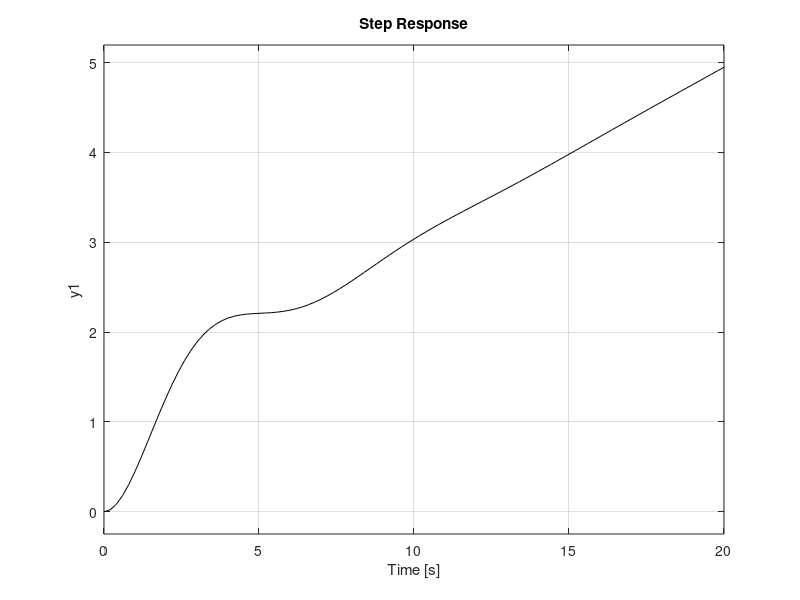
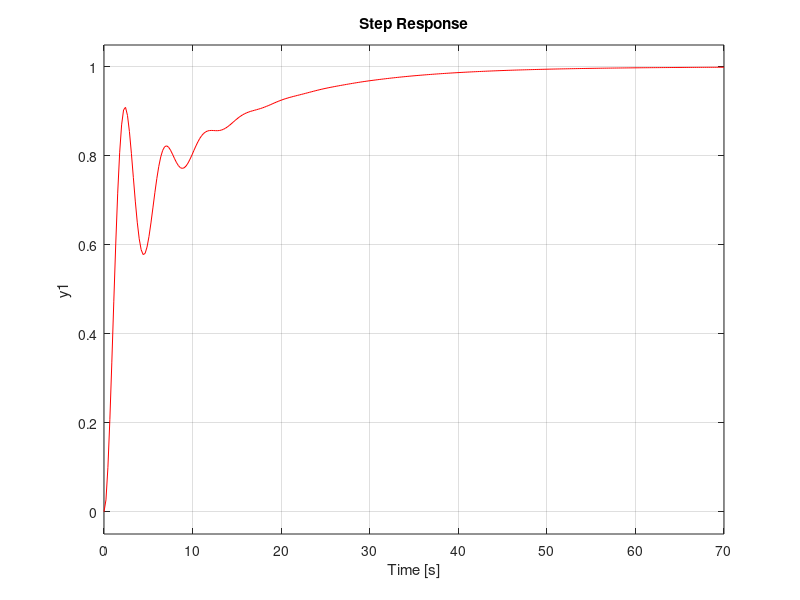
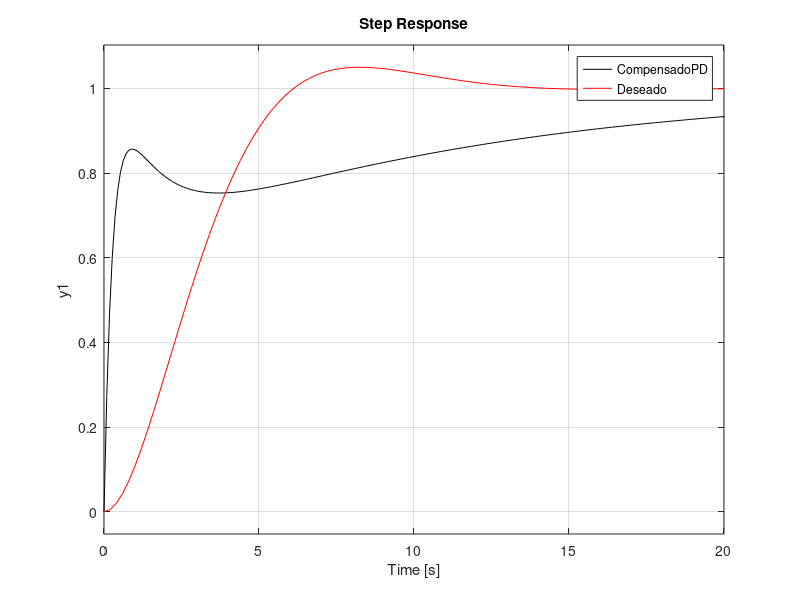
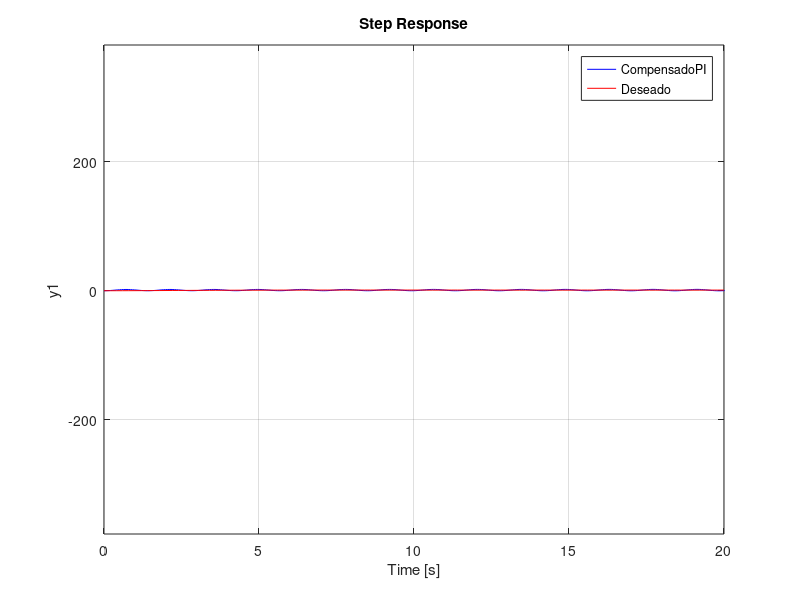

These charts were generated, in order, by the following MATLAB code: (Note: this script raises an error after producing the figures.)
%------------------------------------------------------------------------------------------------------------
%PRIMER PUNTO

%REQUISITOS
%Ts = 11
%Mp < 7% 

%---------------------------------------------------
%METODO ANALITICO                                  |
%---------------------------------------------------
clc
close all
clear

% Funcion de la planta

Ft=tf([1.151 0.1774],[1 0.739 0.921 0]);

%             1.151s^1 + 0.1774
% Ft=    ---------------------------
%        [s^3 + 0.739s^2 + 0.921^1])

step(Ft,'k')
Ft_LC=feedback(Ft,1);
figure
step(Ft_LC,'r')

% Funcion Deseada

Ts=11;
Mp=0.05;
e=sqrt((log(Mp))^2/(pi^2+(log(Mp))^2));
wn=4/(Ts*e);
Fdes=tf(wn^2,[1 2*e*wn wn^2]);

%                  0.2777
% Fdes=  --------------------------
%        [s^2 + 0.7273^1 + 0.2777])

[P Z]=pzmap(Fdes)

%  -0.3636 + 0.3813i
%  -0.3636 - 0.3813i

%     Aumento de orden (Para comparacion)
Fdes_den=[1 2*e*wn wn^2];
pol_a=conv(Fdes_den,[1 3.636])
%                    Polo aumentado x10  

%------------------------------------
%     Diseño de controlador (PD)    |
%------------------------------------

KpPD=1.2872;
TdPD=3.6242/(1.151*KpPD);
Fc=tf([KpPD*TdPD KpPD],1);

sis_LAPD=Fc*Ft;
sis_LCPD= feedback(sis_LAPD,1);

figure
step(sis_LCPD,'k')
hold on
step(Fdes,'r')
legend('CompensadoPD','Deseado')

%------------------------------------
%     Diseño de controlador (PI)    |
%------------------------------------

KpPI=16.3559;
TiPI=1.5795;

Fc2=tf([KpPI*TiPI KpPI],[TiPI 0])

sis_LAPI=Fc2*Ft;
sis_LCPI=feedback(sis_LAPI,1);

figure
step(sis_LCPI,'b')
hold on
step(Fdes,'r')
legend('CompensadoPI','Deseado')
%------------------------------------------------------------------------------------------------------------
%%
%SEGUNDO PUNTO

%REQUISITOS
%Ts<0.02 Ts=0.01;
%Mp<15% Mp=0.14;

%---------------------------------------------------
%METODO TRUXAL                                     |
%---------------------------------------------------
clc
close all
clear

% Funcion Deseada
Ts=0.01;
Mp=0.14;
e=sqrt((log(Mp))^2/(pi^2+(log(Mp))^2));
wn=4/(Ts*e);
%      Funcion deseada |Fdes|
Fdes=tf(wn^2,[1 2*e*wn wn^2]) 

%                5.685e05
% Fdes=  --------------------------
%        [s^2 + 800S^1 + 5.685e05])

%      Polos del sistema deseado
[P Z]=pzmap(Fdes) 


%        Operaciones de la formula de Truxal [CONVOLUCIONES]

%               -0.023s -2.092
% Fplanta=  --------------------------
%                [S^1 - 1.408]

%                  1
% Fsensor=    -----------
%                 s+20
num=conv([1 -1.408],[1 20])
%         PLANTA     SENSOR
den=conv([1 20],[1 800 5.685e05]);
%         SENSOR     DESEADA
den=den-[0 0 0 5.685e05];
%         RESTA (METODO TRUXAL)
den= conv([-0.023 -2.092],den);
%         PLANTA(NUM)     [SENSOR*DESEADA]
gc=tf(5.685e05*num,den);


sis_ol=gc*tf([-0.023 -2.092],[1 -1.408]);


%        Sistema Controlado LC

sis_cl=feedback(sis_ol,tf(1,[1 20]));
figure
step(Fdes,'r')
hold on
step(sis_cl,'--b')
legend('Sistema Deseado','Sistema Controlado LC')
title(['Respuesta del sistema'])

%        Polos y ceros sistema controlado

figure
pzmap(sis_cl)
title('Polos y ceros SC LC')
%------------------------------------------------------------------------------------------------------------
%%
%TERCER PUNTO

%---------------------------------------------------
%METODO Ziegler Nichols                            |
%---------------------------------------------------
%ASUMIENDO QUE EL PUNTO 2 TIENE COMO DENOMINADOR [1 0 -1.408+2.05 0]
clc; 
clear; 
close all;

numft=[-0.023 -2.092];
denft=[1 0 -1.408+2.05 0];
ft=tf(numft,denft);
clf,rlocus(ft);
%Se usa rloc find para sacar el mapa de polos y ceros y de ahi extraer los
%valores(Kcr, Wm) para continuar con los calculos del diseño del PID 
[Kcr,pole]=rlocfind(ft)
Wm=max(imag(pole))

kp=0.6*Kcr;
kd=(kp*pi)/(4*Wm);
ki=(kp*Wm)/pi;

numc=[kd kp ki];
denc=[1 0];
ftc=tf(numc,denc)
ftpc=ftc*ft

FTPC=feedback(ftpc,1)
step(FTPC,'r') 
hold on
ft_LC=feedback(ft,1)
step(ft_LC,'g') 
legend('Funcion controlada','Funcion LC')

%% 
% CODIGO DE LA CLASE
clc
close all
clear
num = [-0.023 -2.092];
den = [1 0 -1.408+2.05 0];
g = tf(num,den)

figure
rlocus(g)
%K_cr se saca de el mapa de polos y ceros, este equivale a la ganancia en
%el momento que los polos se encuentran en el eje imaginario
K_cr=0.03;
Wm=4.1111;
%se procede a calcular los valores de Kp, Ti, Td (Formulas extraidas de tablas)
K_p=0.6*K_cr;
T_i=(K_p*Wm)/pi;
T_d=(K_p*pi)/(4*Wm);
%se establece la ecuacion del controlador
g_c=tf([K_p*T_i*T_d K_p*T_i K_p], [T_i 0]); 
sis_ol=g_c*g;
sis_cl=feedback(sis_ol,1);

figure
hold on
step(sis_cl,'--k')
legend('PID')
title('Segundo método')

%%
%ASUMIENDO QUE EL PUNTO 2 TIENE COMO DENOMINADOR [1 -1.408 2.05 0]
clc; 
clear; 
close all;

numft=[-0.023 -2.092];
denft=[1 -1.408 2.05 0];
ft=tf(numft,denft);
clf,rlocus(ft);
[Kcr,pole]=rlocfind(ft)
Wm=max(imag(pole))

kp=0.6*Kcr;
kd=(kp*pi)/(4*Wm);
ki=(kp*Wm)/pi;

numc=[kd kp ki];
denc=[1 0];
ftc=tf(numc,denc)
ftpc=ftc*ft

FTPC=feedback(ftpc,1)
step(FTPC,'r') 
hold on
ft_LC=feedback(ft,1)
step(ft_LC,'g') 
legend('Funcion controlada','Funcion LC')

%% CODIGO DE LA CLASE
clc; 
clear; 
close all;
num = [-0.023 -2.092];
den = [1 -1.408 2.05 0];
g = tf(num,den)


figure
rlocus(g)

K_cr=1.35;
Wm=6.21;
K_p=0.6*K_cr;
T_i=(K_cr*Wm)/pi;
T_d=(K_cr*pi)/(4*Wm);

g_c=tf([K_p*T_i*T_d K_p*T_i K_p], [T_i 0]); 
sis_ol=g_c*g;
sis_cl=feedback(sis_ol,1);

figure
hold on
step(sis_cl,'--k')
legend('PID')
title('Segundo método')
%-------------------------------------------------------------------------------------------------------------------------------
%CONCLUSION : El metodo no es aplicable :u
%-------------------------------------------------------------------------------------------------------------------------------
%%
%CUARTO PUNTO
%---------------------------------
% METODO ALGEBRAICO DISCRETIZADO |
%---------------------------------

%REQUISITOS
% 1 < Ts < 5       | Ts=3;
% 10% < Mp < 30%   | Mp=25%;
% Tm=50ms
% Matriz
clc; 
clear; 
close all;

A=[ 0.932  0.075  0      0     ;
   -1.932  0.023  0.932  0.075 ;
    1      0     -1.932  0.023 ;
    0      0      1      0     ]

D=[0;0.8187;-1.779;1]

x=inv(A)*D
p0=x(1)
q0=x(2)
p1=x(3)
q1=x(4)

ft=tf([0.023 0.075],[1 -0.932],0.05);

%             0.023z^1 + 0.075
% Ft=    ---------------------------
%                   z - 0.932

Ftc=tf([q1 q0],conv([1 p0],[1 -1]),0.05);

%             1.794z^1 - 1.389
% Ft=    ---------------------------
%           z^2 - 0.8883z^1 - 0.1117

figure
sys_LC=feedback(ft*Ftc,1)
step(sys_LC,ft)
legend('F CompensadoPD','F Planta')
title('Respuesta del sistema')
%----------------------------------------------------------------------------------------------------------------------------------
